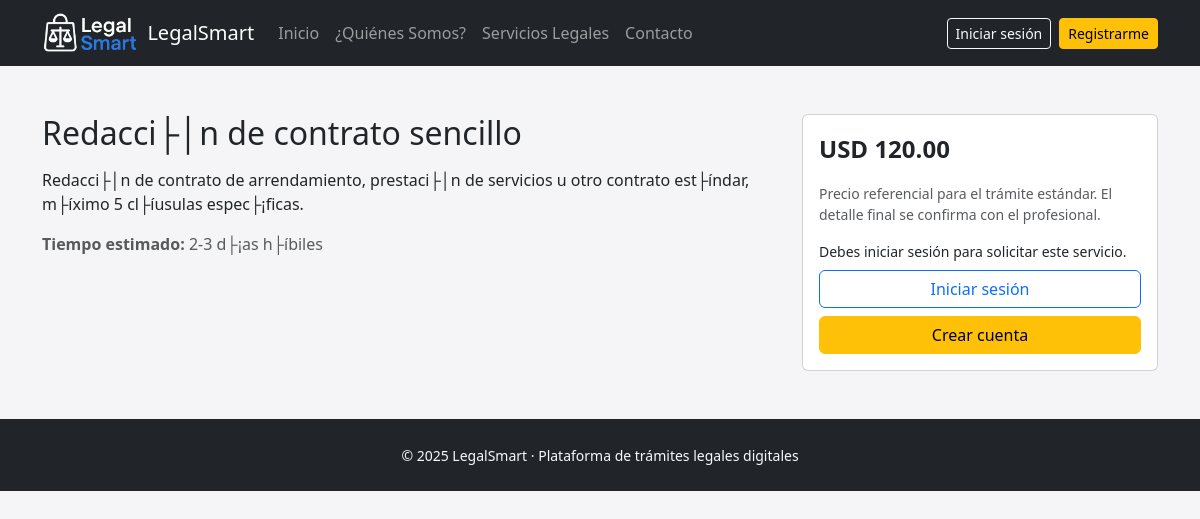
/servicio_detalle.php?id=2, run on the app's committed database.
### tables this page shows
CREATE TABLE `servicios` (
  `id` int NOT NULL AUTO_INCREMENT,
  `nombre` varchar(150) NOT NULL,
  `descripcion` text NOT NULL,
  `precio` decimal(10,2) NOT NULL,
  `tiempo_estimado` varchar(100) DEFAULT NULL,
  `slug` varchar(160) DEFAULT NULL,
  `activo` tinyint(1) NOT NULL DEFAULT '1',
  `detalle` longtext,
  `documentos_json` longtext,
  PRIMARY KEY (`id`)
);

### classes/Servicio.php (called while the page is built, shortened)
<?php
class Servicio
{
    private $pdo;
    public function __construct($pdo)
    {
        $this->pdo = $pdo;
    }
    public function obtenerPorId($id)
    {
        $stmt = $this->pdo->prepare("SELECT * FROM servicios WHERE id = ? AND activo = 1");
        $stmt->execute([(int)$id]);
        $servicio = $stmt->fetch(PDO::FETCH_ASSOC);
        return $servicio ?: null;
    }
}

### includes/auth.php (called while the page is built, shortened)
<?php
function isLoggedIn(): bool {
    return isset($_SESSION['user_id']);
}

### servicio_detalle.php (the view, shortened to what this page needs)
<?php
require_once __DIR__ . '/config/db.php';
require_once __DIR__ . '/includes/auth.php';
require_once __DIR__ . '/includes/header.php';
require_once __DIR__ . '/includes/navbar.php';
require_once __DIR__ . '/classes/Servicio.php';
$id = isset($_GET['id']) ? (int)$_GET['id'] : 0;
$servicioModel = new Servicio($pdo);
$servicio      = $servicioModel->obtenerPorId($id);
?>
<div class="container my-5">
  <div class="row">
    <div class="col-md-8">
      <h2 class="mb-3"><?= htmlspecialchars($servicio['nombre']); ?></h2>
      <p><?= nl2br(htmlspecialchars($servicio['descripcion'])); ?></p>
      <?php if (!empty($servicio['tiempo_estimado'])): ?>
        <p class="text-muted">
          <strong>Tiempo estimado:</strong> <?= htmlspecialchars($servicio['tiempo_estimado']); ?>
        </p>
      <?php endif; ?>
    </div>
    <div class="col-md-4">
      <div class="card">
        <div class="card-body">
          <p class="fw-bold fs-4">USD <?= number_format($servicio['precio'], 2); ?></p>
          <p class="small text-muted mb-3">
            Precio referencial para el trámite estándar. El detalle final se confirma con el profesional.
          </p>
          <?php if (isLoggedIn()): ?>
            <a href="crear_tramite.php?id_servicio=<?= $servicio['id']; ?>" class="btn btn-primary w-100 mb-2">
              Iniciar trámite
            </a>
          <?php else: ?>
            <p class="small mb-2">Debes iniciar sesión para solicitar este servicio.</p>
            <a href="login.php" class="btn btn-outline-primary w-100 mb-2">Iniciar sesión</a>
            <a href="registro.php" class="btn btn-warning w-100">Crear cuenta</a>
          <?php endif; ?>
        </div>
      </div>
    </div>
  </div>
</div>
<?php require_once __DIR__ . '/includes/footer.php'; ?>

### assets/css/style.css (style rules this page uses)
body.bg-light { background-color: #f5f5f7 !important; }

### data on the page
servicios: nombre "Redacci├│n de contrato sencillo", descripcion "Redacci├│n de contrato de arrendamiento, prestaci├│n de servicios u otro contrato est├índar, m├íximo 5 cl├íusulas espec├¡ficas.", tiempo_estimado "2-3 d├¡as h├íbiles", precio "120.00"
